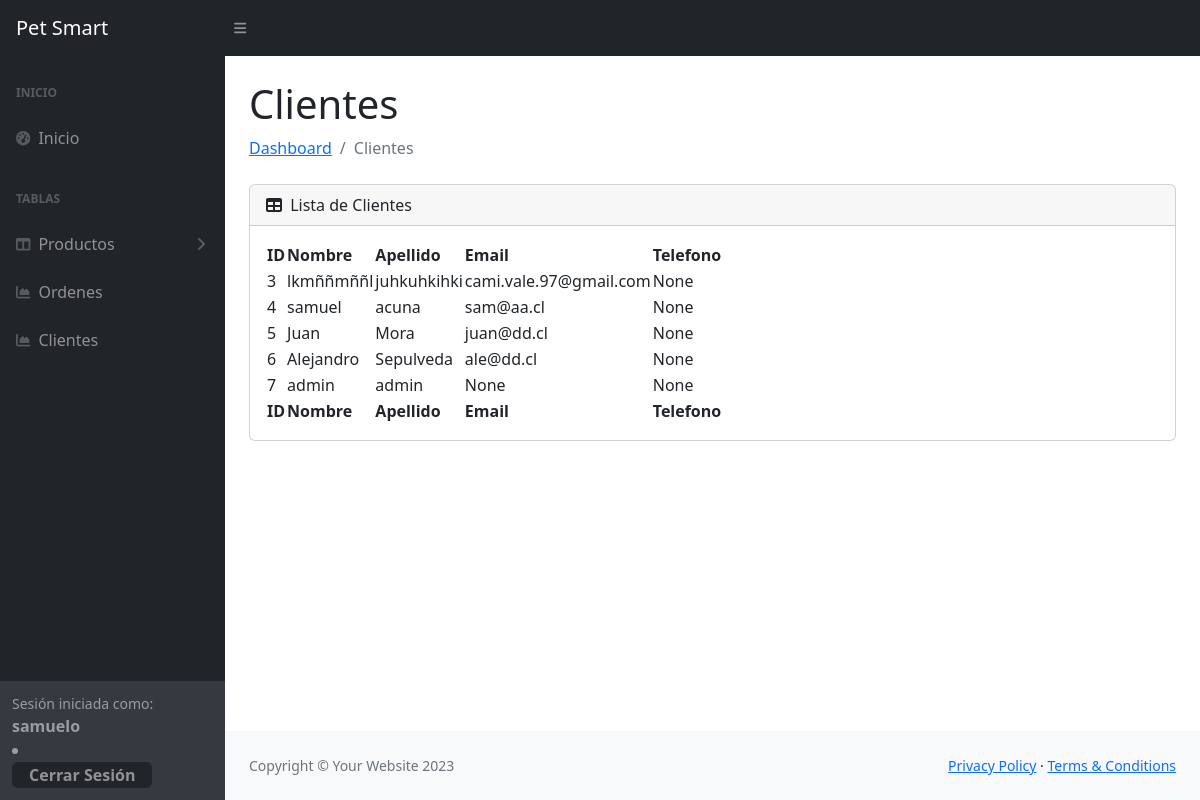
/dash/tabla_clientes/ (signed in), run on an earlier commit of the app's database.
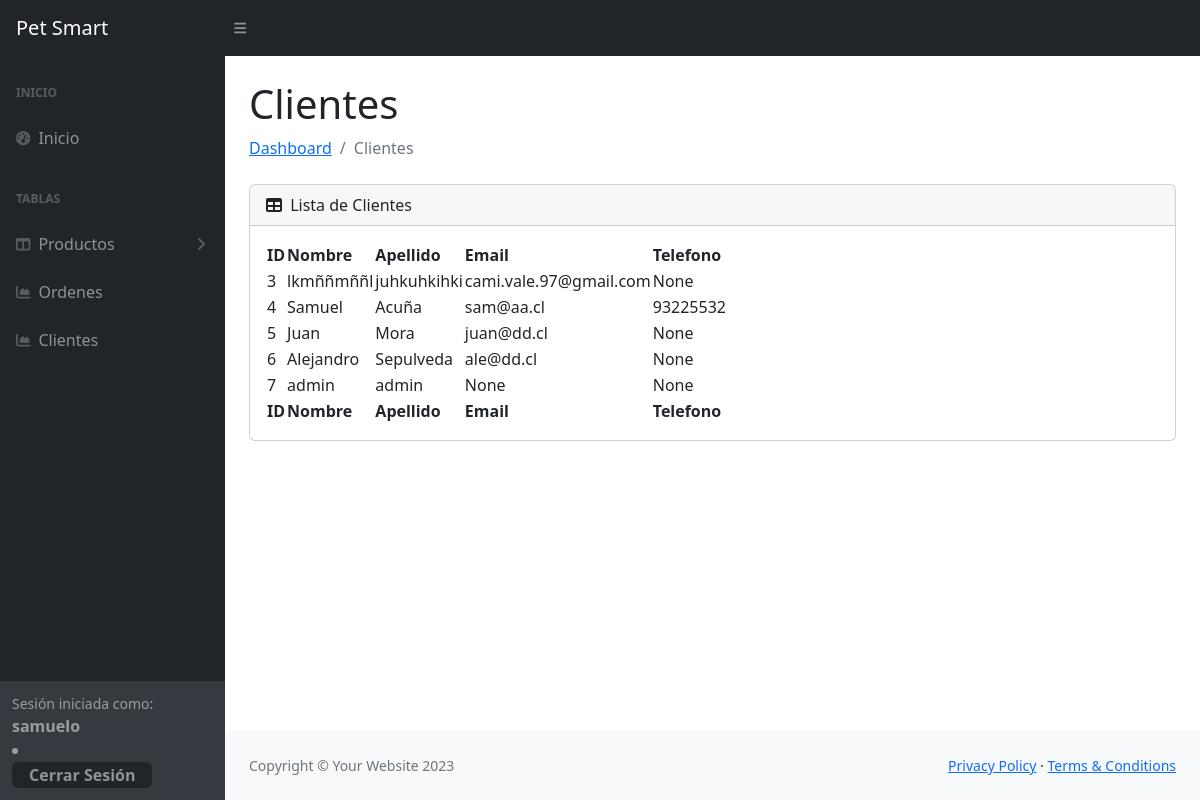
And on a later commit of the database.
### app/models.py (models this page shows, shortened)
class Cliente(models.Model):
    user = models.OneToOneField(User, on_delete=models.CASCADE)
    nombre = models.CharField(max_length=255)
    apellidos = models.CharField(max_length=255)
    email = models.EmailField(blank=True, null=True)
    telefono = models.CharField(max_length=20, blank=True, null=True)

### app/views.py (the view)
# urls.py: path('dash/tabla_clientes/', tabla_clientes, name='tabla_clientes'),
def tabla_clientes(request):
    clientes=Cliente.objects.all()
    datos={
        "clientes":clientes
    }
    return render(request, 'dash/tabla_clientes.html', datos)

### app/templates/dash/tabla_clientes.html
{% extends "dash/base.html" %}
{% load static %}
{% block contents %}
                <main>
                    <div class="container-fluid px-4">
                        <h1 class="mt-4">Clientes</h1>
                        <ol class="breadcrumb mb-4">
                            <li class="breadcrumb-item"><a href="index.html">Dashboard</a></li>
                            <li class="breadcrumb-item active">Clientes</li>
                        </ol>
                        <div class="card mb-4">
                            <div class="card-header">
                                <i class="fas fa-table me-1"></i>
                                Lista de Clientes
                            </div>
                            <div class="card-body">
                                <table id="datatablesSimple">
                                    <thead>
                                        <tr>
                                            <th>ID</th>
                                            <th>Nombre</th>
                                            <th>Apellido</th>
                                            <th>Email</th>
                                            <th>Telefono</th>
                                        </tr>
                                    </thead>
                                    <tfoot>
                                        <tr>
                                            <th>ID</th>
                                            <th>Nombre</th>
                                            <th>Apellido</th>
                                            <th>Email</th>
                                            <th>Telefono</th>
                                        </tr>
                                    </tfoot>
                                    <tbody>
                                        {% for p in clientes %}
                                        <tr>
                                            <td>{{p.id}}</td>
                                            <td>{{p.nombre}}</td>
                                            <td>{{p.apellidos}}</td>
                                            <td>{{p.email}}</td>
                                            <td>{{p.telefono}}</td>
                                        </tr>
                                        {% endfor %}
                                    </tbody>
                                </table>
                            </div>
                        </div>
                    </div>
                </main>
                {% endblock contents %}

What changed in the data, as far as the page shows it:
changed Cliente "sam@aa.cl": nombre "samuel" → "Samuel"; apellidos "acuna" → "Acuña"; telefono "None" → "93225532"
